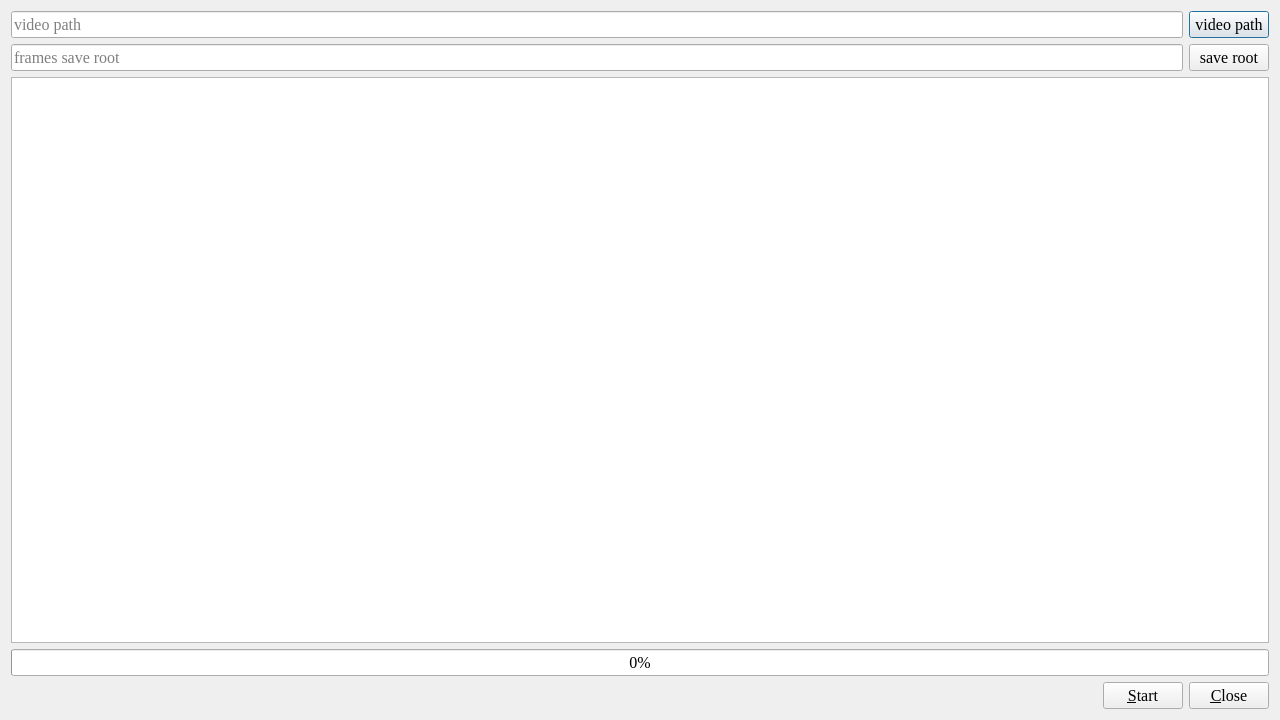
<?xml version="1.0" encoding="UTF-8"?>
<ui version="4.0">
 <class>Dialog</class>
 <widget class="QDialog" name="Dialog">
  <property name="geometry">
   <rect>
    <x>0</x>
    <y>0</y>
    <width>1280</width>
    <height>720</height>
   </rect>
  </property>
  <property name="font">
   <font>
    <family>Times New Roman</family>
    <pointsize>12</pointsize>
   </font>
  </property>
  <property name="windowTitle">
   <string>Video to frames</string>
  </property>
  <layout class="QVBoxLayout" name="verticalLayout">
   <item>
    <widget class="QWidget" name="widget" native="true">
     <layout class="QHBoxLayout" name="horizontalLayout_2">
      <property name="leftMargin">
       <number>0</number>
      </property>
      <property name="topMargin">
       <number>0</number>
      </property>
      <property name="rightMargin">
       <number>0</number>
      </property>
      <property name="bottomMargin">
       <number>0</number>
      </property>
      <item>
       <widget class="QLineEdit" name="lineEdit_video_path">
        <property name="placeholderText">
         <string>video path</string>
        </property>
       </widget>
      </item>
      <item>
       <widget class="QPushButton" name="pushButton_video_path">
        <property name="text">
         <string>video path</string>
        </property>
       </widget>
      </item>
     </layout>
    </widget>
   </item>
   <item>
    <widget class="QWidget" name="widget_2" native="true">
     <layout class="QHBoxLayout" name="horizontalLayout">
      <property name="leftMargin">
       <number>0</number>
      </property>
      <property name="topMargin">
       <number>0</number>
      </property>
      <property name="rightMargin">
       <number>0</number>
      </property>
      <property name="bottomMargin">
       <number>0</number>
      </property>
      <item>
       <widget class="QLineEdit" name="lineEdit_frames_root">
        <property name="placeholderText">
         <string>frames save root</string>
        </property>
       </widget>
      </item>
      <item>
       <widget class="QPushButton" name="pushButton_frames_root">
        <property name="text">
         <string>save root</string>
        </property>
       </widget>
      </item>
     </layout>
    </widget>
   </item>
   <item>
    <widget class="QTextBrowser" name="textBrowser"/>
   </item>
   <item>
    <widget class="QProgressBar" name="progressBar">
     <property name="value">
      <number>0</number>
     </property>
    </widget>
   </item>
   <item>
    <widget class="QWidget" name="widget_3" native="true">
     <layout class="QHBoxLayout" name="horizontalLayout_3">
      <property name="leftMargin">
       <number>0</number>
      </property>
      <property name="topMargin">
       <number>0</number>
      </property>
      <property name="rightMargin">
       <number>0</number>
      </property>
      <property name="bottomMargin">
       <number>0</number>
      </property>
      <item>
       <spacer name="horizontalSpacer">
        <property name="orientation">
         <enum>Qt::Horizontal</enum>
        </property>
        <property name="sizeHint" stdset="0">
         <size>
          <width>893</width>
          <height>20</height>
         </size>
        </property>
       </spacer>
      </item>
      <item>
       <widget class="QPushButton" name="pushButton_start">
        <property name="text">
         <string>&amp;Start</string>
        </property>
       </widget>
      </item>
      <item>
       <widget class="QPushButton" name="pushButton_close">
        <property name="text">
         <string>&amp;Close</string>
        </property>
       </widget>
      </item>
     </layout>
    </widget>
   </item>
  </layout>
 </widget>
 <resources/>
 <connections/>
</ui>
